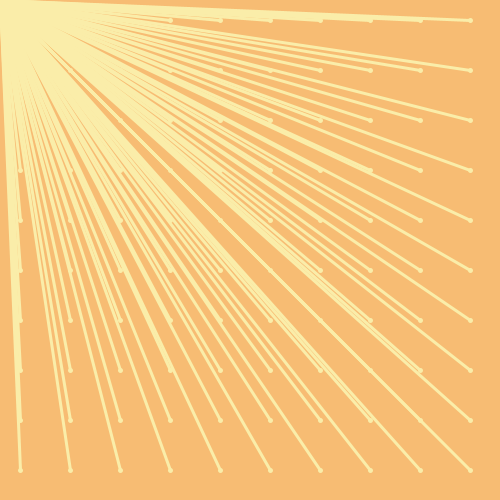
Frame 1 (no input)
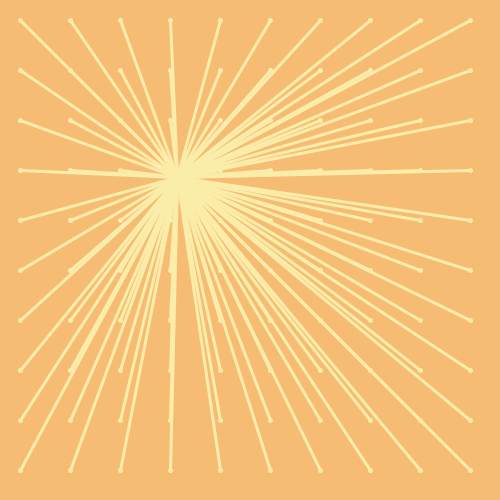
Frame 60 (the mouse pressed at the canvas centre just before this capture)
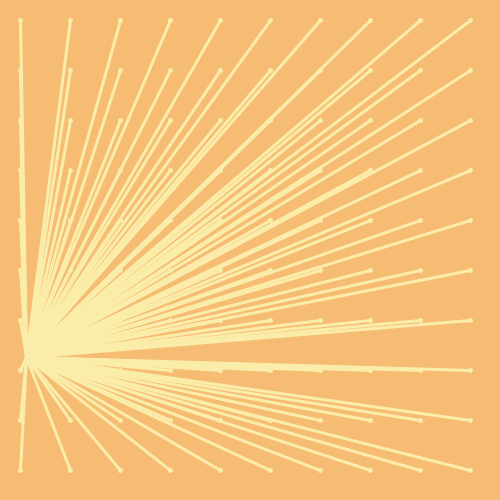
Frame 120 (the mouse held since frame 60 and released just before this capture)

The Processing sketch that drew these frames (run headless with seeded random() and noise(); from frame 60 on, the mouse is pressed at the canvas centre):

// Processing sketch: processing_28518
// ── processing_28518.pde

int one ;
int two ;


void setup(){
  size(500,500);
  background(247,188,115);
  smooth();
  fill(255);
  stroke(255);
  
  one=0;
  two=0;
 
  
  
  
}
 
void draw(){
  background(247,188,115);
 for (int y=20; y<=height-20; y+=50) {
  for (int x=20; x<=width-20; x+=50) {
    ellipse(x,y,2,2);
    strokeWeight(3);
    stroke(250,237,169);
    line(x,y,one,two);
    
    
    
  }
  }
  
  delay (15);
  one=one+3;
  two=two+3;
 
   if (one>350){
      one=20;}
      
      if (two>500){
        two=20;}
      
  
}
  

                
                
